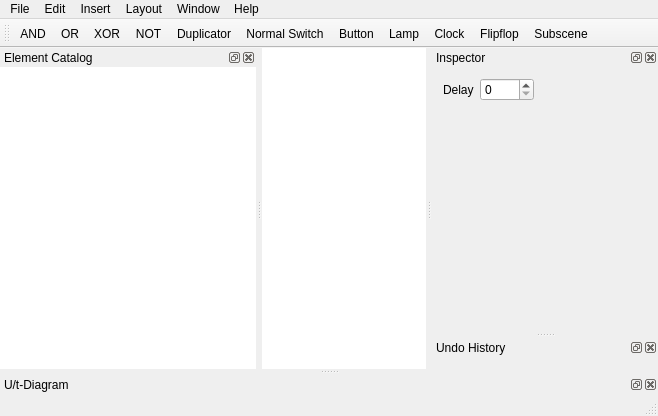
<?xml version="1.0" encoding="UTF-8"?>
<ui version="4.0">
 <class>MainWindow</class>
 <widget class="QMainWindow" name="MainWindow">
  <property name="geometry">
   <rect>
    <x>0</x>
    <y>0</y>
    <width>658</width>
    <height>416</height>
   </rect>
  </property>
  <property name="windowTitle">
   <string>Gatter</string>
  </property>
  <property name="unifiedTitleAndToolBarOnMac">
   <bool>true</bool>
  </property>
  <widget class="QWidget" name="centralWidget">
   <layout class="QVBoxLayout" name="verticalLayout">
    <property name="spacing">
     <number>0</number>
    </property>
    <property name="margin">
     <number>0</number>
    </property>
    <item>
     <widget class="GraphicsView" name="graphicsView">
      <property name="contextMenuPolicy">
       <enum>Qt::ActionsContextMenu</enum>
      </property>
      <property name="frameShape">
       <enum>QFrame::NoFrame</enum>
      </property>
      <property name="frameShadow">
       <enum>QFrame::Plain</enum>
      </property>
      <property name="renderHints">
       <set>QPainter::Antialiasing|QPainter::HighQualityAntialiasing|QPainter::TextAntialiasing</set>
      </property>
      <property name="dragMode">
       <enum>QGraphicsView::RubberBandDrag</enum>
      </property>
      <property name="cacheMode">
       <set>QGraphicsView::CacheBackground</set>
      </property>
      <property name="transformationAnchor">
       <enum>QGraphicsView::AnchorUnderMouse</enum>
      </property>
      <property name="resizeAnchor">
       <enum>QGraphicsView::AnchorUnderMouse</enum>
      </property>
      <property name="viewportUpdateMode">
       <enum>QGraphicsView::SmartViewportUpdate</enum>
      </property>
      <property name="rubberBandSelectionMode">
       <enum>Qt::ContainsItemShape</enum>
      </property>
     </widget>
    </item>
   </layout>
  </widget>
  <widget class="QMenuBar" name="menuBar">
   <property name="geometry">
    <rect>
     <x>0</x>
     <y>0</y>
     <width>658</width>
     <height>22</height>
    </rect>
   </property>
   <widget class="QMenu" name="menuFile">
    <property name="title">
     <string>File</string>
    </property>
    <addaction name="actionNew"/>
    <addaction name="actionOpen"/>
    <addaction name="actionRecent_Files"/>
    <addaction name="separator"/>
    <addaction name="actionSave"/>
    <addaction name="actionSave_As"/>
    <addaction name="separator"/>
    <addaction name="actionClose"/>
   </widget>
   <widget class="QMenu" name="menuEdit">
    <property name="title">
     <string>Edit</string>
    </property>
    <addaction name="separator"/>
    <addaction name="actionCut"/>
    <addaction name="actionCopy"/>
    <addaction name="actionPaste"/>
    <addaction name="actionDelete"/>
    <addaction name="separator"/>
    <addaction name="actionSelectAll"/>
    <addaction name="separator"/>
    <addaction name="actionPreferences"/>
   </widget>
   <widget class="QMenu" name="menuInsert">
    <property name="title">
     <string>Insert</string>
    </property>
    <widget class="QMenu" name="menuGatter">
     <property name="title">
      <string>Gatter</string>
     </property>
     <addaction name="actionInsertAND"/>
     <addaction name="actionInsertOR"/>
     <addaction name="actionInsertXOR"/>
     <addaction name="actionInsertNOT"/>
     <addaction name="actionInsertFlipflop"/>
    </widget>
    <widget class="QMenu" name="menuInputs">
     <property name="title">
      <string>Inputs</string>
     </property>
     <addaction name="actionInsertSwitch"/>
     <addaction name="actionInsertButton"/>
     <addaction name="actionInsertClock"/>
    </widget>
    <widget class="QMenu" name="menuOutputs">
     <property name="title">
      <string>Outputs</string>
     </property>
     <addaction name="actionInsertLamp"/>
     <addaction name="actionInsertHexOutput"/>
    </widget>
    <addaction name="menuGatter"/>
    <addaction name="actionMultiplexer"/>
    <addaction name="menuInputs"/>
    <addaction name="menuOutputs"/>
    <addaction name="actionInsertSubscene"/>
    <addaction name="actionInsertDelay"/>
   </widget>
   <widget class="QMenu" name="menuWindow">
    <property name="title">
     <string>Window</string>
    </property>
   </widget>
   <widget class="QMenu" name="menuHelp">
    <property name="title">
     <string>Help</string>
    </property>
    <addaction name="actionAbout"/>
    <addaction name="actionHelp"/>
   </widget>
   <widget class="QMenu" name="menuLayout">
    <property name="title">
     <string>Layout</string>
    </property>
    <widget class="QMenu" name="menuLayoutSub">
     <property name="title">
      <string>Layout</string>
     </property>
     <addaction name="actionLayoutTop"/>
     <addaction name="actionLayoutMiddle"/>
     <addaction name="actionLayoutBottom"/>
     <addaction name="separator"/>
     <addaction name="actionLayoutLeft"/>
     <addaction name="actionLayoutCenter"/>
     <addaction name="actionLayoutRight"/>
    </widget>
    <widget class="QMenu" name="menuDistribute">
     <property name="title">
      <string>Distribute</string>
     </property>
     <addaction name="actionDistribute_Horizontal"/>
     <addaction name="actionDistribute_Vertical"/>
    </widget>
    <addaction name="menuLayoutSub"/>
    <addaction name="menuDistribute"/>
    <addaction name="actionRotate"/>
   </widget>
   <addaction name="menuFile"/>
   <addaction name="menuEdit"/>
   <addaction name="menuInsert"/>
   <addaction name="menuLayout"/>
   <addaction name="menuWindow"/>
   <addaction name="menuHelp"/>
  </widget>
  <widget class="QToolBar" name="mainToolBar">
   <property name="floatable">
    <bool>true</bool>
   </property>
   <attribute name="toolBarArea">
    <enum>TopToolBarArea</enum>
   </attribute>
   <attribute name="toolBarBreak">
    <bool>false</bool>
   </attribute>
   <addaction name="actionInsertAND"/>
   <addaction name="actionInsertOR"/>
   <addaction name="actionInsertXOR"/>
   <addaction name="actionInsertNOT"/>
   <addaction name="actionMultiplexer"/>
   <addaction name="actionInsertSwitch"/>
   <addaction name="actionInsertButton"/>
   <addaction name="actionInsertLamp"/>
   <addaction name="actionInsertClock"/>
   <addaction name="actionInsertFlipflop"/>
   <addaction name="actionInsertSubscene"/>
  </widget>
  <widget class="QStatusBar" name="statusBar"/>
  <widget class="QDockWidget" name="dockInspector">
   <property name="minimumSize">
    <size>
     <width>226</width>
     <height>102</height>
    </size>
   </property>
   <property name="features">
    <set>QDockWidget::AllDockWidgetFeatures</set>
   </property>
   <property name="windowTitle">
    <string>Inspector</string>
   </property>
   <attribute name="dockWidgetArea">
    <number>2</number>
   </attribute>
   <widget class="QWidget" name="dockWidgetContents">
    <layout class="QVBoxLayout" name="verticalLayout_2">
     <property name="margin">
      <number>0</number>
     </property>
     <item>
      <widget class="QScrollArea" name="scrollArea">
       <property name="minimumSize">
        <size>
         <width>200</width>
         <height>0</height>
        </size>
       </property>
       <property name="frameShape">
        <enum>QFrame::NoFrame</enum>
       </property>
       <property name="frameShadow">
        <enum>QFrame::Plain</enum>
       </property>
       <property name="widgetResizable">
        <bool>true</bool>
       </property>
       <property name="alignment">
        <set>Qt::AlignLeading|Qt::AlignLeft|Qt::AlignTop</set>
       </property>
       <widget class="QWidget" name="scrollAreaWidgetContents">
        <property name="geometry">
         <rect>
          <x>0</x>
          <y>0</y>
          <width>226</width>
          <height>212</height>
         </rect>
        </property>
        <layout class="QVBoxLayout" name="verticalLayout_3">
         <item>
          <layout class="QFormLayout" name="globalOptions">
           <property name="fieldGrowthPolicy">
            <enum>QFormLayout::FieldsStayAtSizeHint</enum>
           </property>
           <item row="0" column="0">
            <widget class="QLabel" name="label">
             <property name="text">
              <string>Delay</string>
             </property>
            </widget>
           </item>
           <item row="0" column="1">
            <widget class="QSpinBox" name="spinDelay">
             <property name="maximum">
              <number>2000</number>
             </property>
            </widget>
           </item>
          </layout>
         </item>
         <item>
          <layout class="QFormLayout" name="selectionOptions">
           <property name="fieldGrowthPolicy">
            <enum>QFormLayout::FieldsStayAtSizeHint</enum>
           </property>
          </layout>
         </item>
         <item>
          <spacer name="verticalSpacer">
           <property name="orientation">
            <enum>Qt::Vertical</enum>
           </property>
           <property name="sizeHint" stdset="0">
            <size>
             <width>20</width>
             <height>113</height>
            </size>
           </property>
          </spacer>
         </item>
        </layout>
       </widget>
      </widget>
     </item>
    </layout>
   </widget>
  </widget>
  <widget class="QDockWidget" name="dockUTDiagram">
   <property name="windowTitle">
    <string>U/t-Diagram</string>
   </property>
   <attribute name="dockWidgetArea">
    <number>8</number>
   </attribute>
   <widget class="QWidget" name="dockWidgetContents_2"/>
  </widget>
  <widget class="QDockWidget" name="dockUndoView">
   <property name="windowTitle">
    <string>Undo History</string>
   </property>
   <attribute name="dockWidgetArea">
    <number>2</number>
   </attribute>
   <widget class="QWidget" name="dockWidgetContents_3"/>
  </widget>
  <widget class="QDockWidget" name="dockElementCatalog">
   <property name="windowTitle">
    <string>Element Catalog</string>
   </property>
   <attribute name="dockWidgetArea">
    <number>1</number>
   </attribute>
   <widget class="QWidget" name="dockWidgetContents_4">
    <layout class="QVBoxLayout" name="verticalLayout_4">
     <property name="spacing">
      <number>0</number>
     </property>
     <property name="margin">
      <number>0</number>
     </property>
     <item>
      <widget class="QListView" name="elementCatalog">
       <property name="frameShape">
        <enum>QFrame::NoFrame</enum>
       </property>
       <property name="editTriggers">
        <set>QAbstractItemView::NoEditTriggers</set>
       </property>
       <property name="dragEnabled">
        <bool>true</bool>
       </property>
       <property name="dragDropMode">
        <enum>QAbstractItemView::DragOnly</enum>
       </property>
       <property name="alternatingRowColors">
        <bool>true</bool>
       </property>
       <property name="verticalScrollMode">
        <enum>QAbstractItemView::ScrollPerPixel</enum>
       </property>
       <property name="horizontalScrollMode">
        <enum>QAbstractItemView::ScrollPerPixel</enum>
       </property>
       <property name="uniformItemSizes">
        <bool>true</bool>
       </property>
      </widget>
     </item>
    </layout>
   </widget>
  </widget>
  <action name="actionNew">
   <property name="text">
    <string>New</string>
   </property>
   <property name="shortcut">
    <string>Ctrl+N</string>
   </property>
  </action>
  <action name="actionClose">
   <property name="text">
    <string>Close</string>
   </property>
   <property name="shortcut">
    <string>Ctrl+W</string>
   </property>
  </action>
  <action name="actionSave">
   <property name="text">
    <string>Save</string>
   </property>
   <property name="shortcut">
    <string>Ctrl+S</string>
   </property>
  </action>
  <action name="actionSave_As">
   <property name="text">
    <string>Save As</string>
   </property>
   <property name="shortcut">
    <string>Ctrl+Shift+S</string>
   </property>
  </action>
  <action name="actionOpen">
   <property name="text">
    <string>Open</string>
   </property>
   <property name="shortcut">
    <string>Ctrl+O</string>
   </property>
  </action>
  <action name="actionCopy">
   <property name="text">
    <string>Copy</string>
   </property>
   <property name="shortcut">
    <string>Ctrl+C</string>
   </property>
  </action>
  <action name="actionCut">
   <property name="text">
    <string>Cut</string>
   </property>
   <property name="shortcut">
    <string>Ctrl+X</string>
   </property>
  </action>
  <action name="actionPaste">
   <property name="text">
    <string>Paste</string>
   </property>
   <property name="shortcut">
    <string>Ctrl+V</string>
   </property>
  </action>
  <action name="actionDelete">
   <property name="text">
    <string>Delete</string>
   </property>
   <property name="shortcut">
    <string>Backspace</string>
   </property>
  </action>
  <action name="actionUndo">
   <property name="text">
    <string>Undo</string>
   </property>
   <property name="shortcut">
    <string>Ctrl+Z</string>
   </property>
  </action>
  <action name="actionRedo">
   <property name="text">
    <string>Redo</string>
   </property>
   <property name="shortcut">
    <string>Ctrl+Y</string>
   </property>
  </action>
  <action name="actionRecent_Files">
   <property name="text">
    <string>Recent Files</string>
   </property>
  </action>
  <action name="actionPreferences">
   <property name="text">
    <string>Preferences …</string>
   </property>
   <property name="shortcut">
    <string>Ctrl+,</string>
   </property>
   <property name="menuRole">
    <enum>QAction::PreferencesRole</enum>
   </property>
  </action>
  <action name="actionAbout">
   <property name="text">
    <string>About</string>
   </property>
  </action>
  <action name="actionHelp">
   <property name="text">
    <string>Help</string>
   </property>
  </action>
  <action name="actionInsertAND">
   <property name="text">
    <string>AND</string>
   </property>
   <property name="shortcut">
    <string>Ctrl+Shift+A</string>
   </property>
  </action>
  <action name="actionInsertOR">
   <property name="text">
    <string>OR</string>
   </property>
   <property name="shortcut">
    <string>Ctrl+Shift+O</string>
   </property>
  </action>
  <action name="actionInsertXOR">
   <property name="text">
    <string>XOR</string>
   </property>
   <property name="shortcut">
    <string>Ctrl+Shift+X</string>
   </property>
  </action>
  <action name="actionInsertNOT">
   <property name="text">
    <string>NOT</string>
   </property>
   <property name="shortcut">
    <string>Ctrl+Shift+N</string>
   </property>
  </action>
  <action name="actionMultiplexer">
   <property name="text">
    <string>Duplicator</string>
   </property>
   <property name="toolTip">
    <string>Duplicator</string>
   </property>
   <property name="shortcut">
    <string>Ctrl+Shift+D</string>
   </property>
  </action>
  <action name="actionInsertSwitch">
   <property name="icon">
    <iconset resource="res.qrc">
     <normaloff>:/icons/toolbar/switch.png</normaloff>:/icons/toolbar/switch.png</iconset>
   </property>
   <property name="text">
    <string>Normal Switch</string>
   </property>
  </action>
  <action name="actionInsertLamp">
   <property name="icon">
    <iconset resource="res.qrc">
     <normaloff>:/icons/toolbar/lamp.png</normaloff>:/icons/toolbar/lamp.png</iconset>
   </property>
   <property name="text">
    <string>Lamp</string>
   </property>
  </action>
  <action name="actionInsertButton">
   <property name="icon">
    <iconset resource="res.qrc">
     <normaloff>:/icons/toolbar/button.png</normaloff>:/icons/toolbar/button.png</iconset>
   </property>
   <property name="text">
    <string>Button</string>
   </property>
  </action>
  <action name="actionInsertClock">
   <property name="text">
    <string>Clock</string>
   </property>
  </action>
  <action name="actionLayoutLeft">
   <property name="text">
    <string>Left</string>
   </property>
  </action>
  <action name="actionLayoutCenter">
   <property name="text">
    <string>Center</string>
   </property>
  </action>
  <action name="actionLayoutRight">
   <property name="text">
    <string>Right</string>
   </property>
  </action>
  <action name="actionLayoutTop">
   <property name="text">
    <string>Top</string>
   </property>
  </action>
  <action name="actionLayoutMiddle">
   <property name="text">
    <string>Middle</string>
   </property>
  </action>
  <action name="actionLayoutBottom">
   <property name="text">
    <string>Bottom</string>
   </property>
  </action>
  <action name="actionDistribute_Horizontal">
   <property name="text">
    <string>Horizontal</string>
   </property>
  </action>
  <action name="actionDistribute_Vertical">
   <property name="text">
    <string>Vertical</string>
   </property>
  </action>
  <action name="actionInsertSubscene">
   <property name="text">
    <string>Subscene</string>
   </property>
  </action>
  <action name="actionInsertDelay">
   <property name="text">
    <string>Delay</string>
   </property>
  </action>
  <action name="actionInsertFlipflop">
   <property name="text">
    <string>Flipflop</string>
   </property>
  </action>
  <action name="actionInsertHexOutput">
   <property name="text">
    <string>Hex Output</string>
   </property>
  </action>
  <action name="actionSelectAll">
   <property name="text">
    <string>Select All</string>
   </property>
   <property name="shortcut">
    <string>Ctrl+A</string>
   </property>
  </action>
  <action name="actionRotate">
   <property name="text">
    <string>Rotate</string>
   </property>
   <property name="shortcut">
    <string>Ctrl+R</string>
   </property>
  </action>
 </widget>
 <layoutdefault spacing="6" margin="11"/>
 <customwidgets>
  <customwidget>
   <class>GraphicsView</class>
   <extends>QGraphicsView</extends>
   <header>graphicsview.h</header>
  </customwidget>
 </customwidgets>
 <resources>
  <include location="res.qrc"/>
 </resources>
 <connections/>
</ui>
